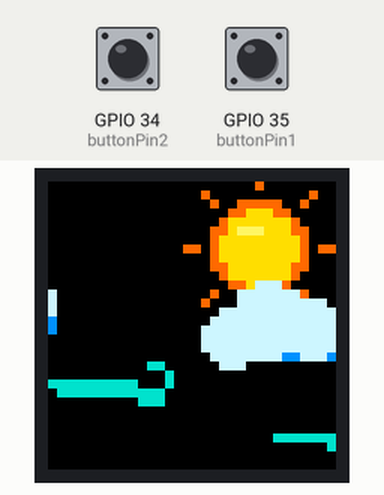
This sketch was run on a simulated ESP32. Parts: 32×32 colour display. The inputs (shaded band) are chosen by the test bench; at power-on: GPIO 34 (buttonPin2) LOW, GPIO 35 (buttonPin1) LOW. What the sketch prints to the serial monitor is not drawn.

Above: at 1.2 s.
1.3 s: GPIO 34 (buttonPin2) pulled HIGH for 0.15 s
At 1.65 s:
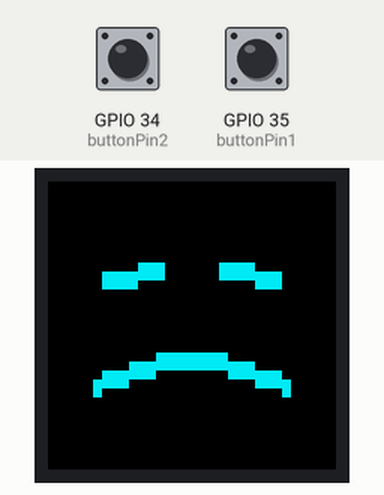
2.0 s: GPIO 35 (buttonPin1) pulled HIGH for 0.15 s
At 2.58 s:
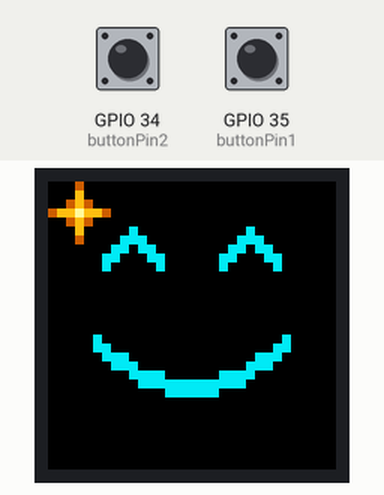
2.7 s: GPIO 34 (buttonPin2) pulled HIGH for 1 s
At 4.23 s:
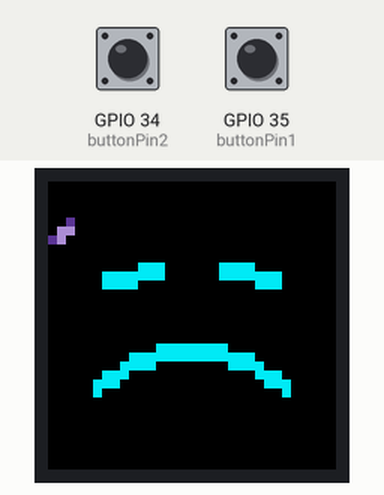
4.3 s: GPIO 35 (buttonPin1) pulled HIGH for 1 s
At 6.05 s:
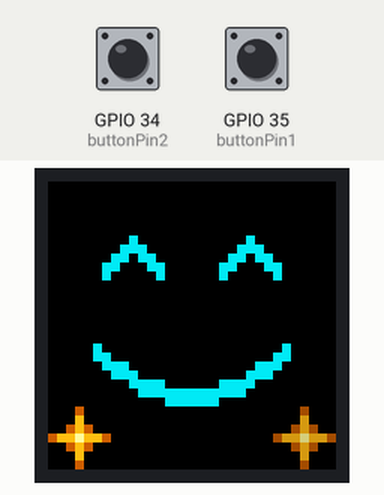
Timing chart, 0 to 6.9 s (numbered marks = the images above; inputs shaded):
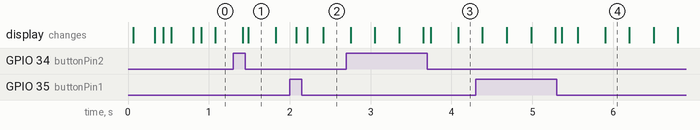

The sketch:

before.ino
```cpp
// --- CUSTOM PXMATRIX PINS: PRESERVED FROM YOUR SKETCH ---
#define P_R1 13
#define P_G1 27
#define P_B1 26
#define P_R2 13
#define P_G2 27
#define P_B2 26

#define PxMATRIX_DOUBLE_BUFFER true

#include <PxMatrix.h>
#include <math.h>

// ------------------------- Matrix wiring -------------------------
#define P_LAT 22
#define P_A   19
#define P_B   23
#define P_C   18
#define P_D   5
#define P_OE  16

PxMATRIX display(32, 32, P_LAT, P_OE, P_A, P_B, P_C, P_D);

// ------------------------- Display refresh -------------------------
hw_timer_t *displayTimer = nullptr;
portMUX_TYPE timerMux = portMUX_INITIALIZER_UNLOCKED;

void IRAM_ATTR display_updater() {
  portENTER_CRITICAL_ISR(&timerMux);
  display.display(10);
  portEXIT_CRITICAL_ISR(&timerMux);
}

// ------------------------- Buttons -------------------------
const int buttonPin1 = 35;
const int buttonPin2 = 34;

// External pull-ups: released = HIGH, pressed = LOW.
const unsigned long DEBOUNCE_MS = 30;

struct Button {
  int pin;
  byte rawState;
  byte stableState;
  unsigned long changedAt;
};

// Explicit declarations for Arduino's sketch preprocessor.
void initializeButton(Button &button);
bool buttonPressed(Button &button, unsigned long now);

Button greenButton = {buttonPin1, HIGH, HIGH, 0};
Button blueButton = {buttonPin2, HIGH, HIGH, 0};

enum Scene {
  POND,
  HAPPY,
  SAD
};

Scene currentScene = POND;

unsigned long effectStarted = 0;
unsigned long lastFrame = 0;

const unsigned long FRAME_INTERVAL_MS = 33;
const unsigned long EFFECT_DURATION_MS = 3500UL;

// ------------------------- Button functions -------------------------
void initializeButton(Button &button) {
  pinMode(button.pin, INPUT);

  button.rawState = digitalRead(button.pin);
  button.stableState = button.rawState;
  button.changedAt = millis();
}

bool buttonPressed(Button &button, unsigned long now) {
  byte reading = digitalRead(button.pin);

  if (reading != button.rawState) {
    button.rawState = reading;
    button.changedAt = now;
  }

  if (reading != button.stableState &&
      now - button.changedAt >= DEBOUNCE_MS) {
    button.stableState = reading;
    return reading == LOW;
  }

  return false;
}

// ------------------------- Drawing helpers -------------------------
float smoothProgress(float value) {
  if (value < 0.0f) value = 0.0f;
  if (value > 1.0f) value = 1.0f;

  return value * value * (3.0f - 2.0f * value);
}

void drawGlint(int x, int y, uint16_t color) {
  display.drawPixel(x, y, color);
  display.drawPixel(x - 1, y, color);
  display.drawPixel(x + 1, y, color);
  display.drawPixel(x, y - 1, color);
  display.drawPixel(x, y + 1, color);
}

// ------------------------- Effect 1: Happy with golden stars -------------------------
void effect1(unsigned long now) {
  unsigned long elapsed = now - effectStarted;

  uint16_t cyan = display.color565(0, 235, 245);
  display.fillScreen(display.color565(0, 0, 0));

  // Smile is present immediately.
  float expression = smoothProgress(elapsed / 250.0f);
  float smileDepth = 3.0f + 2.0f * expression;

  // Happy rise, then gentle settling.
  float lift = 0.0f;

  if (elapsed < 220UL) {
    lift = 2.0f * smoothProgress(elapsed / 220.0f);
  } else if (elapsed < 800UL) {
    lift = 2.0f *
           (1.0f - smoothProgress(
               (elapsed - 220UL) / 580.0f));
  }

  int offsetY = -(int)roundf(lift);

  // Slow contented blink.
  float eyeOpenness = 1.0f;

  if (elapsed >= 1400UL && elapsed < 1520UL) {
    eyeOpenness = 1.0f -
        smoothProgress((elapsed - 1400UL) / 120.0f);
  } else if (elapsed >= 1520UL && elapsed < 1780UL) {
    eyeOpenness = 0.0f;
  } else if (elapsed >= 1780UL && elapsed < 1940UL) {
    eyeOpenness =
        smoothProgress((elapsed - 1780UL) / 160.0f);
  }

  const int eyeCenters[2] = {9, 22};
  int eyeY = 10 + offsetY;
  int archHeight = (int)roundf(3.0f * eyeOpenness);

  for (int eye = 0; eye < 2; eye++) {
    int ex = eyeCenters[eye];

    if (archHeight == 0) {
      display.fillRect(ex - 3, eyeY, 7, 2, cyan);
    } else {
      for (int thickness = 0; thickness < 2; thickness++) {
        display.drawLine(
            ex - 3, eyeY + thickness,
            ex, eyeY - archHeight + thickness,
            cyan);

        display.drawLine(
            ex, eyeY - archHeight + thickness,
            ex + 3, eyeY + thickness,
            cyan);
      }
    }
  }

  // Continuous, two-pixel-thick smile.
  int previousX = 0;
  int previousY = 0;

  for (int column = 0; column < 22; column++) {
    int x = 5 + column;
    float u = (column - 10.5f) / 10.5f;

    int y = 19 + offsetY +
            (int)roundf(
                smileDepth * (1.0f - u * u));

    for (int thickness = 0; thickness < 2; thickness++) {
      if (column == 0) {
        display.drawPixel(x, y + thickness, cyan);
      } else {
        display.drawLine(
            previousX, previousY + thickness,
            x, y + thickness,
            cyan);
      }
    }

    previousX = x;
    previousY = y;
  }

  // Star sprite:
  // 0 = black space, 1 = amber, 2 = gold, 3 = pale center.
  //
  // Long points and a broad center make the silhouette
  // read as a star rather than an isolated bright dot.
  static const uint8_t star[7][7] = {
    {0, 0, 0, 1, 0, 0, 0},
    {0, 0, 0, 2, 0, 0, 0},
    {0, 0, 1, 2, 1, 0, 0},
    {1, 2, 2, 3, 2, 2, 1},
    {0, 0, 1, 2, 1, 0, 0},
    {0, 0, 0, 2, 0, 0, 0},
    {0, 0, 0, 1, 0, 0, 0}
  };

  // Five safe positions, separated from the face.
  static const uint8_t starX[5] = {3, 28, 3, 28, 16};
  static const uint8_t starY[5] = {3, 28, 28, 3, 3};

  // Twelve appearances, staggered around the face.
  const int STAR_COUNT = 12;

  static const unsigned long starStart[STAR_COUNT] = {
     120UL,  300UL,  480UL,  660UL,
     840UL, 1020UL, 1200UL, 1380UL,
    1560UL, 1740UL, 1920UL, 2100UL
  };

  const unsigned long STAR_DURATION_MS = 420UL;

  for (int i = 0; i < STAR_COUNT; i++) {
    if (elapsed < starStart[i]) {
      continue;
    }

    unsigned long age = elapsed - starStart[i];

    if (age >= STAR_DURATION_MS) {
      continue;
    }

    // Appear as a complete star, hold, then fade.
    // Never shrink into a lone pixel.
    float brightness = 1.0f;

    if (age >= 200UL) {
      brightness = 1.0f -
          smoothProgress((age - 200UL) / 220.0f);
    }

    uint16_t colors[4];
    colors[0] = 0;

    colors[1] = display.color565(
        (uint8_t)roundf(200.0f * brightness),
        (uint8_t)roundf(95.0f * brightness),
        0);

    colors[2] = display.color565(
        (uint8_t)roundf(255.0f * brightness),
        (uint8_t)roundf(190.0f * brightness),
        (uint8_t)roundf(20.0f * brightness));

    colors[3] = display.color565(
        (uint8_t)roundf(255.0f * brightness),
        (uint8_t)roundf(250.0f * brightness),
        (uint8_t)roundf(155.0f * brightness));

    int position = i % 5;
    int left = starX[position] - 3;
    int top = starY[position] - 3;

    for (int sy = 0; sy < 7; sy++) {
      for (int sx = 0; sx < 7; sx++) {
        uint8_t shade = star[sy][sx];

        if (shade != 0) {
          display.drawPixel(
              left + sx, top + sy, colors[shade]);
        }
      }
    }
  }
}


// ------------------------- Effect 2: Sad face with falling petals -------------------------
void effect2(unsigned long now) {
  unsigned long elapsed = now - effectStarted;

  uint16_t cyan = display.color565(0, 235, 245);
  display.fillScreen(display.color565(0, 0, 0));

  float expression = smoothProgress(elapsed / 450.0f);
  float frownDepth = 3.0f + 1.5f * expression;

  // Entire face sits two pixels higher, with a gentle sinking motion.
  int offsetY = -2 + (int)roundf(
      smoothProgress(elapsed / 850.0f));

  // Slow, weary blink.
  float eyeOpenness = 1.0f;

  if (elapsed >= 900UL && elapsed < 1060UL) {
    eyeOpenness = 1.0f -
        smoothProgress((elapsed - 900UL) / 160.0f);
  } else if (elapsed >= 1060UL && elapsed < 1360UL) {
    eyeOpenness = 0.0f;
  } else if (elapsed >= 1360UL && elapsed < 1580UL) {
    eyeOpenness =
        smoothProgress((elapsed - 1360UL) / 220.0f);
  }

  int eyeY = 11 + offsetY;
  int droop = (int)roundf(eyeOpenness);

  // Restrained, two-pixel-thick eyes.
  for (int thickness = 0; thickness < 2; thickness++) {
    display.drawLine(
        6, eyeY + 1 + thickness,
        12, eyeY + 1 - droop + thickness,
        cyan);

    display.drawLine(
        19, eyeY + 1 - droop + thickness,
        25, eyeY + 1 + thickness,
        cyan);
  }

  // Continuous, two-pixel-thick frown.
  int previousX = 0;
  int previousY = 0;

  for (int column = 0; column < 22; column++) {
    int x = 5 + column;
    float u = (column - 10.5f) / 10.5f;

    int y = 24 + offsetY -
            (int)roundf(
                frownDepth * (1.0f - u * u));

    for (int thickness = 0; thickness < 2; thickness++) {
      if (column == 0) {
        display.drawPixel(x, y + thickness, cyan);
      } else {
        display.drawLine(
            previousX, previousY + thickness,
            x, y + thickness,
            cyan);
      }
    }

    previousX = x;
    previousY = y;
  }

  // ------------------------- Tears -------------------------
  static const unsigned long tearStart[2] = {
    1150UL, 1950UL
  };

  const unsigned long TEAR_DURATION_MS = 1100UL;

  for (int i = 0; i < 2; i++) {
    if (elapsed < tearStart[i]) {
      continue;
    }

    unsigned long age = elapsed - tearStart[i];

    if (age >= TEAR_DURATION_MS) {
      continue;
    }

    float progress = age / (float)TEAR_DURATION_MS;
    float fall = progress * progress;

    int outward = (int)roundf(3.0f * progress);
    int x = i == 0 ? 6 - outward : 25 + outward;

    int y = 13 + offsetY +
            (int)roundf(6.0f * fall);

    float brightness = 1.0f;

    if (age < 120UL) {
      brightness = smoothProgress(age / 120.0f);
    } else if (age > 800UL) {
      brightness = 1.0f -
          smoothProgress((age - 800UL) / 300.0f);
    }

    uint16_t tearBlue = display.color565(
        (uint8_t)roundf(40.0f * brightness),
        (uint8_t)roundf(125.0f * brightness),
        (uint8_t)roundf(255.0f * brightness));

    uint16_t tearLight = display.color565(
        (uint8_t)roundf(150.0f * brightness),
        (uint8_t)roundf(225.0f * brightness),
        (uint8_t)roundf(255.0f * brightness));

    display.drawPixel(x, y, tearBlue);
    display.drawPixel(x, y + 1, tearBlue);
    display.drawFastHLine(x - 1, y + 2, 3, tearBlue);
    display.drawPixel(x, y + 3, tearBlue);
    display.drawPixel(x, y + 2, tearLight);
  }

  // ------------------------- Falling petals -------------------------
  // Two hand-shaped poses: a diagonal petal and a turned petal.
  // 0 = empty, 1 = violet shading, 2 = pale lavender.
  static const uint8_t petalSprites[2][5][5] = {
    {
      {0, 0, 0, 0, 0},
      {0, 0, 0, 1, 0},
      {0, 0, 2, 2, 0},
      {0, 1, 2, 0, 0},
      {0, 0, 0, 0, 0}
    },
    {
      {0, 0, 0, 0, 0},
      {0, 0, 1, 0, 0},
      {0, 2, 2, 1, 0},
      {0, 0, 2, 0, 0},
      {0, 0, 0, 0, 0}
    }
  };

  const int PETAL_COUNT = 4;
  const unsigned long PETAL_DURATION_MS = 1900UL;

  static const unsigned long petalStart[PETAL_COUNT] = {
    80UL, 430UL, 900UL, 1350UL
  };

  for (int i = 0; i < PETAL_COUNT; i++) {
    if (elapsed < petalStart[i]) {
      continue;
    }

    unsigned long age = elapsed - petalStart[i];

    if (age >= PETAL_DURATION_MS) {
      continue;
    }

    float progress = age / (float)PETAL_DURATION_MS;

    // Keep petals in narrow outer lanes, away from the face.
    bool leftSide = (i % 2) == 0;

    float sway = sinf(
        progress * 6.2831853f + i * 1.7f);

    int centerX = leftSide
        ? 1 + (int)roundf(0.6f * sway)
        : 30 + (int)roundf(0.6f * sway);

    int centerY = 1 + (int)roundf(29.0f * progress);

    // Turn occasionally instead of flashing between poses.
    int pose = ((age / 380UL) + i) % 2;
    bool mirror = (i % 2) != 0;

    float brightness = 0.85f;

    if (age < 160UL) {
      brightness *= smoothProgress(age / 160.0f);
    } else if (age > 1500UL) {
      brightness *= 1.0f -
          smoothProgress((age - 1500UL) / 400.0f);
    }

    uint16_t petalShade = display.color565(
        (uint8_t)roundf(105.0f * brightness),
        (uint8_t)roundf(65.0f * brightness),
        (uint8_t)roundf(175.0f * brightness));

    uint16_t petalLight = display.color565(
        (uint8_t)roundf(205.0f * brightness),
        (uint8_t)roundf(165.0f * brightness),
        (uint8_t)roundf(245.0f * brightness));

    for (int sy = 0; sy < 5; sy++) {
      for (int sx = 0; sx < 5; sx++) {
        int sourceX = mirror ? 4 - sx : sx;
        uint8_t shade = petalSprites[pose][sy][sourceX];

        if (shade == 0) {
          continue;
        }

        int px = centerX + sx - 2;
        int py = centerY + sy - 2;

        if (px < 0 || px >= 32 || py < 0 || py >= 32) {
          continue;
        }

        display.drawPixel(
            px, py,
            shade == 1 ? petalShade : petalLight);
      }
    }
  }
}


// ------------------------- Rest: Everything is on fire -------------------------
void restState(unsigned long now) {
  // Warm wind: racing clouds, curling gusts, and persistent sunshine.
  static bool initialized = false;
  static unsigned long previousTime = 0;
  static unsigned long animationTime = 0;
  unsigned long step = 33UL;
  if (initialized) {
    unsigned long gap = now - previousTime;
    step = gap <= 200UL ? gap : 33UL;
  } else {
    initialized = true;
  }
  previousTime = now;
  animationTime = (animationTime + step) % 48000UL;

  const float TAU = 6.28318530718f;
  float phase = TAU * (animationTime % 8000UL) / 8000.0f;
  uint16_t black = display.color565(0, 0, 0);
  uint16_t orange = display.color565(255, 105, 0);
  uint16_t yellow = display.color565(255, 220, 0);
  uint16_t sunlight = display.color565(255, 245, 100);
  uint16_t cloudWhite = display.color565(205, 245, 255);
  uint16_t cloudBlue = display.color565(0, 145, 255);
  uint16_t wind = display.color565(0, 225, 200);

  display.fillScreen(black);

  // The sun holds its ground: warm and unmistakable, never extinguished.
  const int sunX = 23;
  const int sunY = 7;
  display.fillCircle(sunX, sunY, 5, orange);
  display.fillCircle(sunX, sunY, 4, yellow);
  display.drawFastHLine(21, 5, 3, sunlight);

  // Short, substantial rays breathe outward rather than flash.
  int reach = 7 + (sinf(phase * 2.0f) > 0.45f ? 1 : 0);
  for (int i = 0; i < 8; i++) {
    float angle = TAU * i / 8.0f;
    int x1 = sunX + (int)roundf(cosf(angle) * 7.0f);
    int y1 = sunY + (int)roundf(sinf(angle) * 7.0f);
    int x2 = sunX + (int)roundf(cosf(angle) * reach);
    int y2 = sunY + (int)roundf(sinf(angle) * reach);
    display.drawLine(x1, y1, x2, y2, orange);
  }

  // Broad cloud silhouettes race past, occasionally brushing the sun.
  // Their upper lobes are bright, with a saturated blue underside.
  for (int i = 0; i < 2; i++) {
    unsigned long cloudTime = (animationTime + i * 4000UL) % 8000UL;
    int x = (int)(cloudTime * 0.008f) - 16;
    int y = i == 0 ? 13 : 17;
    y += (int)roundf(sinf(phase + i * 2.0f));

    display.fillRect(x - 6, y, 15, 3, cloudBlue);
    display.fillCircle(x - 4, y, 3, cloudWhite);
    display.fillCircle(x, y - 2, 4, cloudWhite);
    display.fillCircle(x + 5, y - 1, 3, cloudWhite);
    display.fillRect(x - 5, y - 1, 12, 3, cloudWhite);
  }

  // Long, flowing gusts sweep left to right across the lower display.
  // Black gaps keep the two ribbons separated and easy to read.
  for (int i = 0; i < 2; i++) {
    unsigned long gustTime = (animationTime + i * 1600UL) % 3200UL;
    int head = (int)(gustTime * 0.01875f) - 8;
    int baseY = i == 0 ? 23 : 29;
    float bend = phase * 3.0f + i * 1.8f;
    int previousX = 0;
    int previousY = 0;

    for (int segment = 0; segment < 18; segment++) {
      int x = head - 17 + segment;
      int y = baseY + (int)roundf(
          1.5f * sinf(segment * 0.23f + bend));

      if (segment > 0) {
        display.drawLine(previousX, previousY, x, y, wind);
        if (segment >= 7) {
          display.drawLine(previousX, previousY + 1, x, y + 1, wind);
        }
      }
      previousX = x;
      previousY = y;
    }

    // A small curled tip makes the gust read as moving air.
    display.drawPixel(head + 1, previousY - 1, wind);
    display.drawPixel(head + 1, previousY - 2, wind);
    display.drawPixel(head, previousY - 3, wind);
    display.drawPixel(head - 1, previousY - 3, wind);
  }
}

// ------------------------- Setup -------------------------
void setup() {
  Serial.begin(115200);

  pinMode(P_OE, OUTPUT);
  digitalWrite(P_OE, LOW);

  initializeButton(greenButton);
  initializeButton(blueButton);

  display.begin(16);
  display.setBrightness(255);
  display.clearDisplay();

  // Preserve your working refresh settings.
  displayTimer = timerBegin(0, 80, true);
  timerAttachInterrupt(displayTimer, &display_updater, true);
  timerAlarmWrite(displayTimer, 1000, true);
  timerAlarmEnable(displayTimer);

  effectStarted = millis();
  lastFrame = effectStarted;

  Serial.println("Ready: koi pond");
}

// ------------------------- Main loop -------------------------
void loop() {
  unsigned long now = millis();

  bool greenPressed = buttonPressed(greenButton, now);
  bool bluePressed = buttonPressed(blueButton, now);

  // Each press starts or restarts its effect.
  // Simultaneous press events are ignored.
  if (greenPressed && !bluePressed) {
    currentScene = HAPPY;
    effectStarted = now;

    Serial.println("Green: happy for 3.5 seconds");
  } else if (bluePressed && !greenPressed) {
    currentScene = SAD;
    effectStarted = now;

    Serial.println("Blue: sad for 3.5 seconds");
  }

  // Return to the pond when the effect finishes.
  if (currentScene != POND &&
      now - effectStarted >= EFFECT_DURATION_MS) {
    currentScene = POND;

    Serial.println("Rest: koi pond");
  }

  if (now - lastFrame >= FRAME_INTERVAL_MS) {
    lastFrame = now;

    // Draw into the hidden buffer.
    switch (currentScene) {
      case HAPPY:
        effect1(now);
        break;

      case SAD:
        effect2(now);
        break;

      case POND:
      default:
        restState(now);
        break;
    }

    // Display the completed frame.
    portENTER_CRITICAL(&timerMux);
    display.showBuffer();
    portEXIT_CRITICAL(&timerMux);
  }

  delay(1);
}
```
